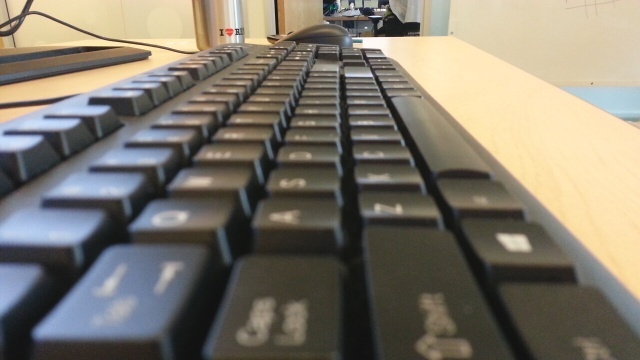
#> input picture results/keyboard_homography/align/align_00000.jpg, 640 x 360 px, given in place of _onlyalign_00000.jpg, which was not available
$ python depth_from_focus_dffmp.py ../results/keyboard_homography/align/align_00000.jpg   (older library calls are emulated)
#> lines starting #> are read from the running program, lines starting #| are printed output that depends on the picture; pictures that were not available may be replaced by others from this repository, and a replacement may not be noted
### src/utils.py
import os
import cv2
import numpy as np

# General
WEIGHTS = np.array(
        [[0, 0, 1, 2, 1, 0, 0],
        [0, 1, 2, 3, 2, 1, 0],
        [1, 2, 3, 4, 3, 2, 1],
        [2, 3, 4, 5, 4, 3, 2],
        [1, 2, 3, 4, 3, 2, 1],
        [0, 1, 2, 3, 2, 1, 0],
        [0, 0, 1, 2, 1, 0, 0]])

def convert_to_grayscale(img):
    imGray = cv2.cvtColor(img, cv2.COLOR_BGR2GRAY)
    return imGray

def read_image(image_path):
    img = cv2.imread(image_path, cv2.IMREAD_COLOR)
    return img

def read_flow(flow_path):
    flow = np.load(flow_path)
    return flow

def save_image(save_path, save_as, img):
    if not os.path.exists(save_path):
        os.makedirs(save_path)

    cv2.imwrite(save_path+save_as, img)

def save_heatmap(save_path, save_as, img):
    if not os.path.exists(save_path):
        os.makedirs(save_path)

    img = img.astype(np.uint8)
    img = cv2.applyColorMap(img, cv2.COLORMAP_JET)
    cv2.imwrite(save_path+save_as, img)

# [9 lines left out: function find_all_files, not called in this run]

def read_images_from_path(img_path):
    img_list = []

    for root, dirs, files in os.walk(img_path):
        for i, file in enumerate(sorted(files)):
            if file.endswith('.jpg') or file.endswith('.png'):
                img_list.append(read_image(root + file))
#> in read_image, img is the input picture: shape (360, 640, 3); mean B, G, R 108, 120.3, 126.8

    return img_list

def normalize(x):
    max_, min_ = np.max(x), np.min(x)
    normalized = (x - min_) /(max_ - min_)
    return normalized

### src/depth_from_focus_dffmp.py
from gco import cut_grid_graph_simple as cut_simple
from utils import *

import argparse
import cv2
import numpy as np

def focus_stack(aligned_img, gaussian_size, laplacian_size):
    imGray = convert_to_grayscale(aligned_img)
    gaussian_img = cv2.GaussianBlur(imGray, (gaussian_size, gaussian_size), 0)
    laplacian_img = cv2.Laplacian(gaussian_img, cv2.CV_64F, ksize=laplacian_size)
    laplacian_img = np.abs(laplacian_img)
    return laplacian_img

def focus_to_cost(focus_img, gaussian_sigma=13):
    ksize = int(gaussian_sigma * 2 * 3 + 1)
    cost_img = cv2.GaussianBlur(focus_img, (ksize, ksize), gaussian_sigma)
    cost_img = -1 * cost_img
    return cost_img

def focus_measure_cal(cost_volume, sigma=7):
    focus_measure = np.zeros_like(cost_volume)
    ksize = int(sigma * 2 * 3 + 1)

    for i in range(len(cost_volume)):
        focus_img = cost_volume[i]
        focus_measure[i] = focus_img
        if sigma > 0:
            focus_measure[i] = cv2.GaussianBlur(focus_measure[i], (ksize, ksize), sigma)

    return focus_measure

def all_in_focus(img_list, cost_volume, sharpness_sigma, gaussian_size):
    bgr_imgs = np.asarray(img_list)

    all_in_focus_img = np.zeros_like(bgr_imgs[0])
    height, width, channels = all_in_focus_img.shape

    focus_measure = focus_measure_cal(cost_volume, sharpness_sigma)
    argmax = np.argmax(focus_measure, axis=0)

    depth_map = (normalize(argmax) * 255)
    if gaussian_size > 0:
        depth_map = cv2.GaussianBlur(depth_map, (gaussian_size, gaussian_size), 0)

    for i in range(height):
        for j in range(width):
            idx = argmax[i, j]
            all_in_focus_img[i, j, :] = bgr_imgs[idx, i, j, :]

    return depth_map, all_in_focus_img


def graph_cut(cost_volume, unary_scale, pair_scale, n_iter):
    n = len(cost_volume)
    ii, jj = np.meshgrid(range(n), range(n))

    unary_cost = normalize(np.stack(cost_volume, axis=-1)) * unary_scale
    pairwise_cost = np.abs(ii - jj) * pair_scale

    graph_img = cut_simple(unary_cost.astype(np.int32), pairwise_cost.astype(np.int32), n_iter)

    height, width = unary_cost.shape[0], unary_cost.shape[1]
    graph_img = graph_img.reshape(height, width)
    graph_img = graph_img / float(n) * 255

    return graph_img

def weighted_median_filter(img):
    wmf_img = np.zeros_like(img)

    height, width = img.shape
    kernel_size = len(WEIGHTS)
    MARGIN = int(kernel_size/2)
    medIdx = int((np.sum(WEIGHTS) - 1) / 2)

    for i in range(MARGIN, height-MARGIN):
        for j in range(MARGIN, width-MARGIN):
            neighbors = []
            for k in range(-MARGIN, MARGIN+1):
                for l in range(-MARGIN, MARGIN+1):
                    a = img.item(i+k, j+l)
                    w = WEIGHTS[k+MARGIN, l+MARGIN]
                    for _ in range(w):
                        neighbors.append(a)
            neighbors.sort()
            median = neighbors[medIdx]
            wmf_img.itemset((i,j), median)

    return wmf_img

def main(args):
    img_path = args.base_path + "align/"
    focus_save_path  = args.base_path + "focus_stack/"
    depth_save_path = args.base_path + "depth_map/"
    all_focus_save_path = args.base_path + "all_in_focus/"
    graph_save_path = args.base_path + "graph_cut_step2/"
    wmf_save_path = args.base_path + "wmf_step2/"
    save_as = "output.jpg"
    save_heatmap_as = 'output_heatmap.jpg'
    focus_save_as = "focus_%05d.jpg"
    focus_save_heatmap_as = "focus_heatmap_%05d.jpg"

    img_list = read_images_from_path(img_path)
#> img_list = 1 item
    if args.reverse_input_order:
        img_list.reverse()
    stacked_focus_imgs = []

    print("Stacking focus using LoG ... ")
    for i, aligned_img in enumerate(img_list):
        laplacian_img = focus_stack(aligned_img, gaussian_size=args.LoG_gaussian_ksize, laplacian_size=args.LoG_laplacian_ksize)
        stacked_focus_imgs.append(laplacian_img)

        print("... Saving images ...")
        save_image(focus_save_path, focus_save_as % (i), laplacian_img / 1000. * 255)
        print("... Saving images ...")
        save_heatmap(focus_save_path, focus_save_heatmap_as % (i), laplacian_img / 1000. * 255)
#> this loop made 1 pass
#> (printed output is left out)
#> pass 1, in convert_to_grayscale, `imGray = cv2.cvtColor(img, cv2.COLOR_BGR2GRAY)`:
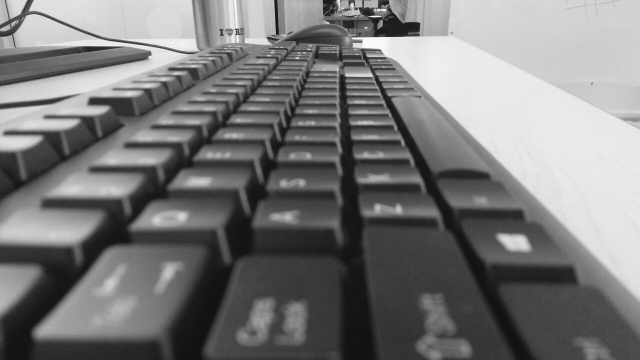
#> imGray: shape (360, 640); min 16, max 254, mean 120.9
#> pass 1, in focus_stack, `laplacian_img = cv2.Laplacian(gaussian_img, cv2.CV_64F, ksize=laplacia..`:
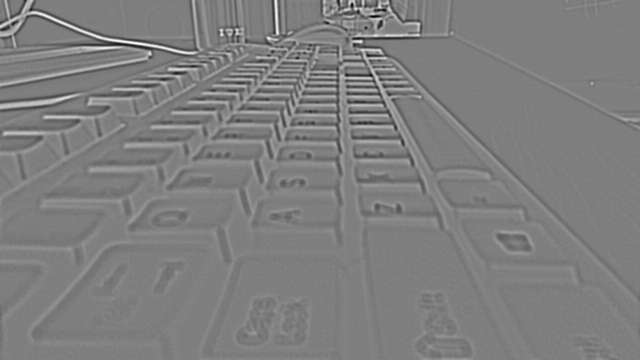
#> laplacian_img: shape (360, 640) float64; min -2516, max 2538, mean 0.1; drawn with min black and max white
#> pass 1, in focus_stack, `laplacian_img = np.abs(laplacian_img)`:
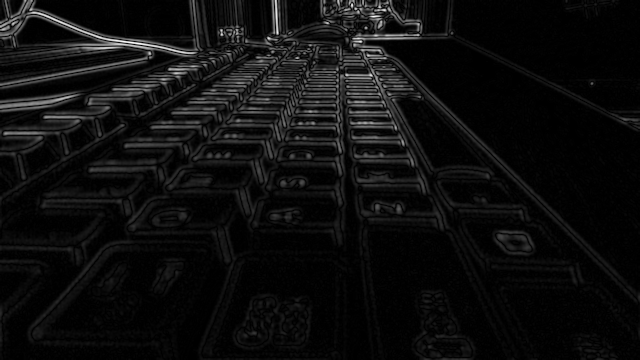
#> laplacian_img: shape (360, 640) float64; min 0, max 2538, mean 143.2; drawn with min black and max white
#> after the loop, stacked_focus_imgs = 1 item

    cost_volume = np.asarray(stacked_focus_imgs)

    print("Extracting focus from each images ...")
    depth_map, all_in_focus_img = all_in_focus(img_list, cost_volume, sharpness_sigma=args.AIF_sharpness_sigma, gaussian_size=args.AIF_depth_ksize)
#> the loop in focus_measure_cal, `for i in range(len(cost_volume)):` made 1 pass
#> in all_in_focus, `argmax = np.argmax(focus_measure, axis=0)`: argmax: shape (360, 640) int64; every value is 0
#> in normalize, `max_, min_ = np.max(x), np.min(x)`: max_ = 0
#> in normalize, `normalized = (x - min_) /(max_ - min_)`: normalized: shape (360, 640) float64; every value is NaN or infinite
    print("Saving depth-from-focus image : ", depth_save_path)
    save_image(depth_save_path, save_as, depth_map)
    save_heatmap(depth_save_path, save_heatmap_as, depth_map)
#> call 2 of save_heatmap, with save_as = 'output_heatmap.jpg'
#> in save_heatmap (call 2), `img = cv2.applyColorMap(img, cv2.COLORMAP_JET)`:
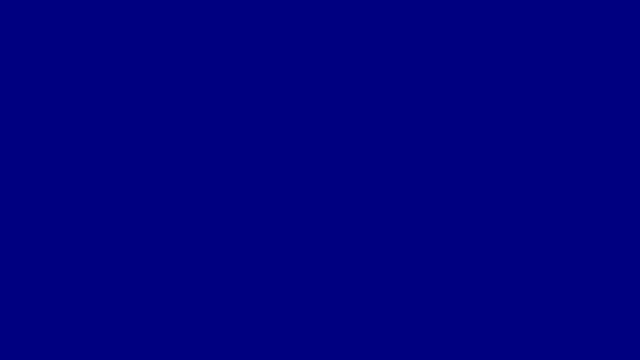
#> img: shape (360, 640, 3); mean B, G, R 128, 0, 0
    print("Saving all-in-focus image : ", all_focus_save_path)
    save_image(all_focus_save_path, save_as, all_in_focus_img)

    print("Computing cost from stacked focus...")
    cost_volume = []
    for focus_img in stacked_focus_imgs:
        cost = focus_to_cost(focus_img, gaussian_sigma=args.graphcut_sharpness_sigma)
        cost_volume.append(cost)
#> this loop made 1 pass
#> ksize in focus_to_cost on pass 1: 13
#> pass 1, in focus_to_cost, `cost_img = cv2.GaussianBlur(focus_img, (ksize, ksize), gaussian_sigma)`:
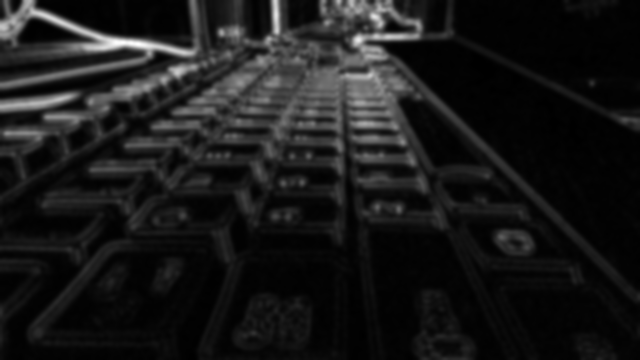
#> cost_img: shape (360, 640) float64; min 0.0214, max 1410.4, mean 143.1; drawn with min black and max white
#> pass 1, in focus_to_cost, `cost_img = -1 * cost_img`:
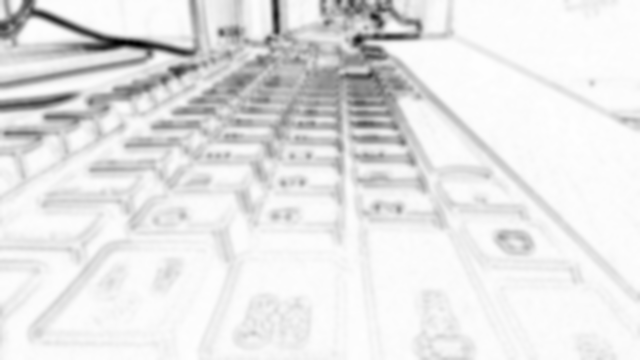
#> cost_img: shape (360, 640) float64; min -1410.4, max -0.0214, mean -143.1; drawn with min black and max white
#> after the loop, cost_volume = 1 item
    cost_volume = np.asarray(cost_volume)

    print("Obtaining graph-cut depth-map ... It'll take a while ...")
    graph_img = graph_cut(cost_volume, unary_scale=args.graphcut_unary_scale, pair_scale=args.graphcut_pair_scale, n_iter=-1)
#> in graph_cut, `n = len(cost_volume)`: n = 1
#> in graph_cut, `unary_cost = normalize(np.stack(cost_volume, axis=-1)) * unary_scale`:
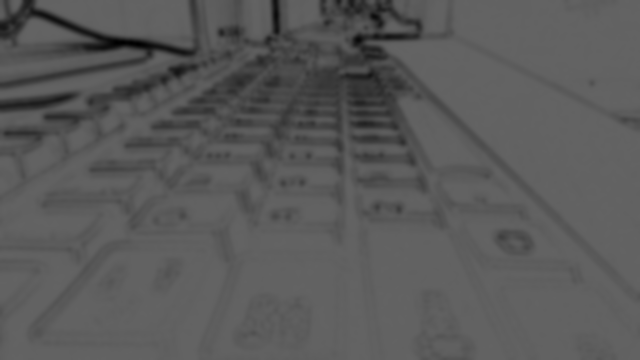
#> unary_cost: shape (360, 640, 1) float64; min 0, max 100, mean 89.9
    print("Saving graph-cut depth-map : ", graph_save_path)
    save_image(graph_save_path, save_as, graph_img)
    save_heatmap(graph_save_path, save_heatmap_as, graph_img)

    print("Obtaining weighted median filtered depth-map ...")
    wmf_img = weighted_median_filter(graph_img)
    print("Saving weighted-median-filtered depth map : ", wmf_save_path)
    save_image(wmf_save_path, save_as, wmf_img)
    save_heatmap(wmf_save_path, save_heatmap_as, wmf_img)

if __name__ == '__main__':
    parser = argparse.ArgumentParser(description="Depth from Focus")
    parser.add_argument('base_path', help="Root dir to result from alignment step")
    parser.add_argument('--LoG_gaussian_ksize', type=int, default=5, help='LoG gaussian kernel size')
    parser.add_argument('--LoG_laplacian_ksize', type=int, default=5, help='LoG laplacian kernel size')
    parser.add_argument('--AIF_sharpness_sigma', type=float, default=7, help='Sharpness gaussian sigma for all-in-focus image')
    parser.add_argument('--AIF_depth_ksize', type=int, default=5, help='Depth gaussian sigma for all-in-focus image')
    parser.add_argument('--graphcut_sharpness_sigma', type=float, default=2, help='Sharpness gaussian sigma for graphcut')
    parser.add_argument('--graphcut_unary_scale', type=float, default=100, help='Unary term weight for graphcut')
    parser.add_argument('--graphcut_pair_scale', type=float, default=1, help='Pairwise term weight for graphcut')
    parser.add_argument('--reverse_input_order', action='store_true', help='Reverse aligned image reading order')
    args = parser.parse_args()

    main(args)
#> (the call stopped at in graph_cut, `graph_img = cut_simple(unary_cost.astype(np.int32), pairwise_cost.asty..`: gco is not available in this run)
